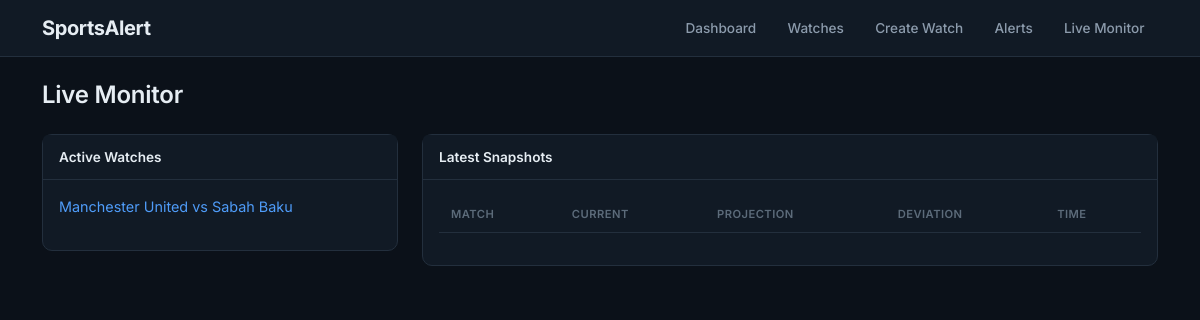
The app's page /monitor/, older data.
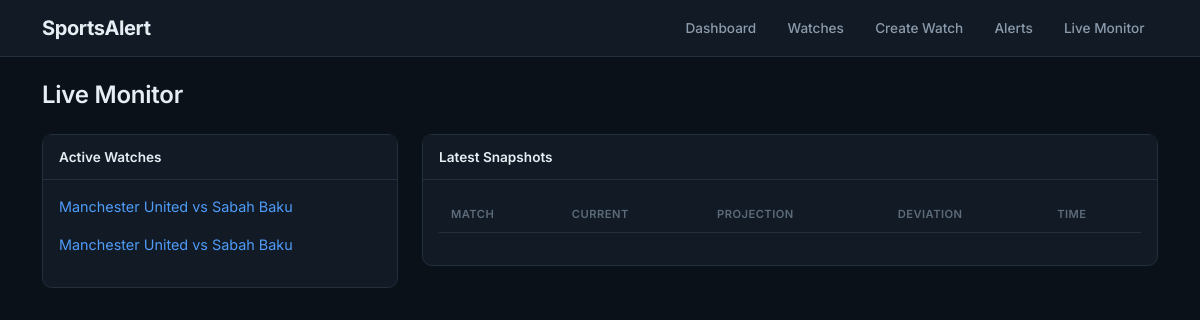
The same page, newer data.
### monitoring/models.py (models this page shows, shortened)
class Watch(models.Model):
    SPORT_CHOICES = (
        ('basketball', 'Basketball'),
        ('football', 'Football'),
    )
    sport = models.CharField(
        max_length=20,
        choices=SPORT_CHOICES
    )
    match_id = models.CharField(
        max_length=100
    )
    home_team = models.CharField(
        max_length=100,
        blank=True
    )
    away_team = models.CharField(
        max_length=100,
        blank=True
    )
    league = models.CharField(
        max_length=100,
        blank=True
    )
    active = models.BooleanField(
        default=True
    )
    monitoring_start = models.DateTimeField(
        null=True,
        blank=True,
        help_text="Time monitoring should begin"
    )
    monitoring_started = models.BooleanField(
        default=False
    )
    monitoring_finished = models.BooleanField(
        default=False
    )
    game_status = models.CharField(
        max_length=20,
        blank=True,
        default=""
    )
    elapsed_minutes = models.PositiveIntegerField(
        null=True,
        blank=True
    )
    last_polled = models.DateTimeField(
        null=True,
        blank=True
    )
    total_game_minutes = models.IntegerField(
        default=40
    )
    created_at = models.DateTimeField(
        auto_now_add=True
    )

### monitoring/views.py (the view)
def live_monitor(request):
    active_watches = (
        Watch.objects
        .filter(active=True)
        .order_by("-created_at")
    )
    latest_snapshots = (
        MatchSnapshot.objects
        .select_related("watch")
        .order_by("-created_at")[:50]
    )
    context = {
        "active_watches": active_watches,
        "latest_snapshots": latest_snapshots,
    }
    return render(
        request,
        "monitoring/live_monitor.html",
        context,
    )

### monitoring/templates/monitoring/live_monitor.html (shortened to what this page needs)
{% extends "monitoring/base.html" %}
{% block content %}
<h1 class="mb-4">
    Live Monitor
</h1>
<div class="row">
    <div class="col-lg-4">
        <div class="card shadow-sm">
            <div class="card-header">
                Active Watches
            </div>
            <div class="card-body">
                {% for watch in active_watches %}
                    <div class="mb-3">
                        <a href="{% url 'watch-detail' watch.pk %}">
                            {{ watch.home_team }}
                            vs
                            {{ watch.away_team }}
                        </a>
                    </div>
                {% empty %}
                    <p class="text-muted">
                        No active watches.
                    </p>
                {% endfor %}
            </div>
        </div>
    </div>
    <div class="col-lg-8">
        <div class="card shadow-sm">
            <div class="card-header">
                Latest Snapshots
            </div>
            <div class="card-body">
                <table class="table table-striped">
                    <thead>
                        <tr>
                            <th>Match</th>
                            <th>Current</th>
                            <th>Projection</th>
                            <th>Deviation</th>
                            <th>Time</th>
                        </tr>
                    </thead>
                </table>
            </div>
        </div>
    </div>
</div>
{% endblock %}

Row changes from the older to the newer data that the page shows:
added Watch: home_team "Manchester United", away_team "Sabah Baku"
